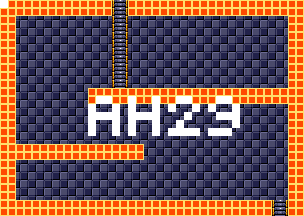

A 2D game scene composited from a Tiled map and its tileset images. What follows is a short description and the map's XML, with each tile layer's data collapsed to a summary:
An orthogonal 38x27 tile map with 8x8 px tiles, 4 tile layers (background, foreground, room numbers, Objects), 15 tilesets.

<map version="1.5" tiledversion="1.7.1" orientation="orthogonal" renderorder="right-down" width="38" height="27" tilewidth="8" tileheight="8" infinite="0" nextlayerid="11" nextobjectid="1">
 <tileset firstgid="1" source="tilesheets/tsKarniMata.tsx" />
 <tileset firstgid="1025" source="tilesheets/tsVoodooWasp.tsx" />
 <tileset firstgid="2049" source="tilesheets/tsBurial.tsx" />
 <tileset firstgid="3073" source="tilesheets/tsBlueTemple.tsx" />
 <tileset firstgid="4097" source="tilesheets/tsGoddess.tsx" />
 <tileset firstgid="5121" source="tilesheets/tsKonark.tsx" />
 <tileset firstgid="6145" name="sEnemies" tilewidth="8" tileheight="8" tilecount="1024" columns="32">
  <image source="../grapx/tilesheets/sObjects.bmp" trans="ff94ff" width="256" height="256" />
 </tileset>
 <tileset firstgid="7169" source="tilesheets/tsIceTemple.tsx" />
 <tileset firstgid="8193" source="tilesheets/tsLavaArea.tsx" />
 <tileset firstgid="9217" source="tilesheets/tsBossArea.tsx" />
 <tileset firstgid="10241" source="tilesheets/tsPegu.tsx" />
 <tileset firstgid="11265" source="tilesheets/sTiwanakuTemple.tsx" />
 <tileset firstgid="12289" source="tilesheets/sIndraTemple.tsx" />
 <tileset firstgid="13313" source="tilesheets/sTeleport.tsx" />
 <tileset firstgid="14337" source="tilesheets/sObjects.tsx" />
 <layer id="2" name="background" width="38" height="27">
  <data>[1026 cells, 1026 non-empty, 2 distinct tile ids]</data>
 </layer>
 <layer id="1" name="foreground" width="38" height="27">
  <data>[1026 cells, 344 non-empty, 3 distinct tile ids]</data>
 </layer>
 <layer id="7" name="room numbers" width="38" height="27">
  <data>[1026 cells, 46 non-empty, 1 distinct tile ids]</data>
 </layer>
 <layer id="10" name="Objects" width="38" height="27">
  <data>[1026 cells, 0 non-empty, 0 distinct tile ids]</data>
 </layer>
</map>
